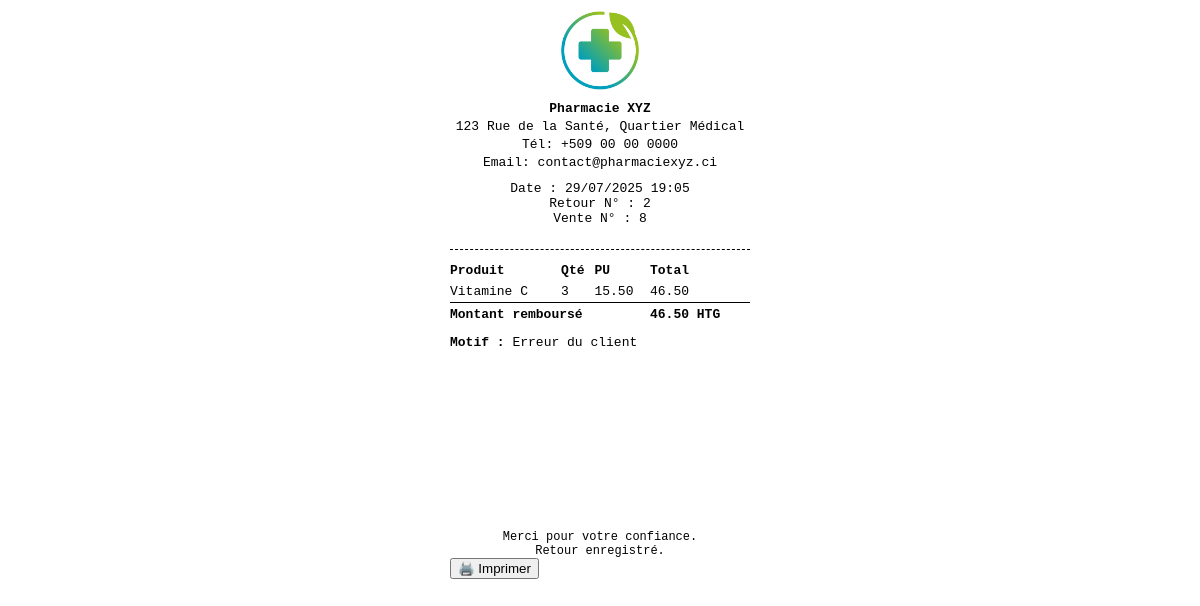
Screenshot of /sales/return-receipt/2 (signed in) with the database file from the repository.
### app/models.py (models this page shows, shortened)
class ReturnRecord(db.Model):
    id = db.Column(db.Integer, primary_key=True)
    sale_item_id = db.Column(db.Integer, db.ForeignKey('sale_item.id'), nullable=False)
    quantity = db.Column(db.Integer, nullable=False)
    reason = db.Column(db.String(100), nullable=True)
    date = db.Column(db.DateTime, default=datetime.utcnow)
    refunded = db.Column(db.Boolean, default=True)  # Si un remboursement a été effectué
    sale_item = db.relationship('SaleItem', backref='returns')

class Sale(db.Model):
    id = db.Column(db.Integer, primary_key=True)
    user_id = db.Column(db.Integer, db.ForeignKey('user.id'))
    date = db.Column(db.DateTime, default=datetime.utcnow)
    user = db.relationship('User', back_populates='sales')
    items = db.relationship('SaleItem', back_populates='sale', cascade='all, delete-orphan')

class Drug(db.Model):
    id = db.Column(db.Integer, primary_key=True)
    name = db.Column(db.String(100), nullable=False)
    unit = db.Column(db.String(30))  # comprimé, flacon, etc.
    price = db.Column(db.Float, nullable=False)
    expiration_date = db.Column(db.Date, nullable=False)
    commentaire = db.Column(db.Text, nullable=True)
    category_id = db.Column(db.Integer, db.ForeignKey('category.id'), nullable=True)
    category = db.relationship('Category', back_populates='drugs')
    sales = db.relationship('SaleItem', back_populates='drug')
    losses = db.relationship('LossRecord', back_populates='drug')
    purchase_items = db.relationship('PurchaseItem', back_populates='drug')

class SaleItem(db.Model):
    id = db.Column(db.Integer, primary_key=True)
    sale_id = db.Column(db.Integer, db.ForeignKey('sale.id'), nullable=False)
    drug_id = db.Column(db.Integer, db.ForeignKey('drug.id'), nullable=False)
    quantity = db.Column(db.Integer, nullable=False)
    unit_price = db.Column(db.Float, nullable=False)
    sale = db.relationship('Sale', back_populates='items')
    drug = db.relationship('Drug')

### app/routes/sale.py (the view)
@bp.route('/return-receipt/<int:return_id>')
@login_required
def return_receipt(return_id):
    return_record = ReturnRecord.query.options(
        joinedload(ReturnRecord.sale_item).joinedload(SaleItem.drug),
        joinedload(ReturnRecord.sale_item).joinedload(SaleItem.sale)
    ).get_or_404(return_id)
    return render_template('sales/return_receipt.html', return_record=return_record)

### app/routes/auth.py (called while the page is built)
@login_manager.user_loader
def load_user(user_id):
    return User.query.get(int(user_id))

### app/templates/sales/return_receipt.html (shortened to what this page needs)
<!DOCTYPE html>
<html lang="fr">
<head>
</head>
<body>
<div class="header">
    <img src="{{ url_for('static', filename='img/logo600.png') }}" alt="Logo pharmacie" class="logo">
    <div class="pharmacy-info">
        <strong>Pharmacie XYZ</strong><br>
        123 Rue de la Santé, Quartier Médical<br>
        Tél: +509 00 00 0000<br>
        Email: contact@pharmaciexyz.ci
    </div>
    <p style="margin-top: 8px; font-size: 13px;">
        Date : {{ return_record.date.strftime("%d/%m/%Y %H:%M") }}<br>
        Retour N° : {{ return_record.id }}<br>
        Vente N° : {{ return_record.sale_item.sale.id }}
    </p>
</div>
<table>
    <thead>
        <tr>
            <th>Produit</th>
            <th>Qté</th>
            <th>PU</th>
            <th>Total</th>
        </tr>
    </thead>
    <tbody>
        <tr>
            <td>{{ return_record.sale_item.drug.name }}</td>
            <td>{{ return_record.quantity }}</td>
            <td>{{ "%.2f"|format(return_record.sale_item.unit_price) }}</td>
            <td>{{ "%.2f"|format(return_record.quantity * return_record.sale_item.unit_price) }}</td>
        </tr>
    </tbody>
    <tfoot>
        <tr>
            <td colspan="3">Montant remboursé</td>
            <td>{{ "%.2f"|format(return_record.quantity * return_record.sale_item.unit_price) }} HTG</td>
        </tr>
    </tfoot>
</table>
<div class="totals">
    <p><strong>Motif :</strong> {{ return_record.reason or "Non précisé" }}</p>
</div>
<div class="barcode">
    <svg id="barcode"></svg>
</div>
<div class="footer">
    Merci pour votre confiance.<br>
    Retour enregistré.
</div>
<button onclick="window.print()">🖨️ Imprimer</button>
</body>
</html>

### app/templates/sales/return_receipt.html (style rules this page uses)
body { font-family: monospace; max-width: 300px; margin: auto; padding: 10px; }
.header { text-align: center; border-bottom: 1px dashed #000; padding-bottom: 10px; margin-bottom: 10px; }
.logo { max-width: 80px; margin-bottom: 5px; }
.pharmacy-info { font-size: 13px; line-height: 1.4; }
table { width: 100%; border-collapse: collapse; margin-top: 10px; font-size: 13px; }
th, td { text-align: left; padding: 3px 0; }
tfoot td { font-weight: bold; border-top: 1px solid #000; padding-top: 4px; }
.barcode { text-align: center; margin-top: 12px; }
.footer { text-align: center; font-size: 12px; margin-top: 14px; }
.totals { margin-top: 10px; font-size: 13px; }
.totals p { margin: 2px 0; }

### rows the page displays
ReturnRecord: date "29/07/2025 19:05", id "2", quantity "3", return_record.quantity*return_record.sale_item.unit_price "46.50", reason "Erreur du client"
Sale: sale_item.sale.id "8"
Drug: sale_item.drug.name "Vitamine C"
SaleItem: sale_item.unit_price "15.50"
